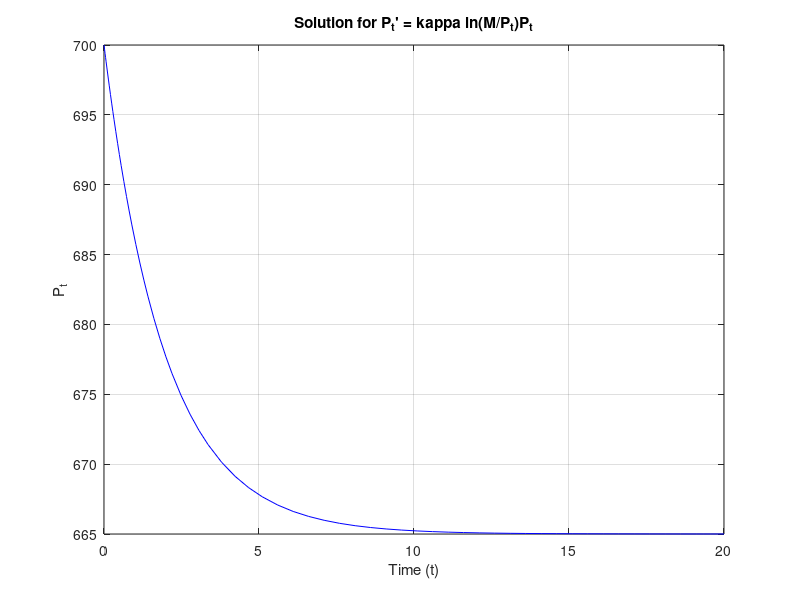

This chart was generated by the following MATLAB code:
% Define the ODE
kappa = 0.5; 
M = 665;
ode = @(t, Pt) kappa * log(M / Pt) * Pt;
% Define the time span
span = [0, 20];
% Define initial condition
Pt0 = 700;
% Solve the ODE
[t, Pt] = ode45(ode, span, Pt0);

% Plot the solution
plot(t, Pt, 'b-');
title("Solution for P_t' = \kappa ln(M/P_t)P_t");
xlabel('Time (t)');
ylabel('P_t');
grid on;
